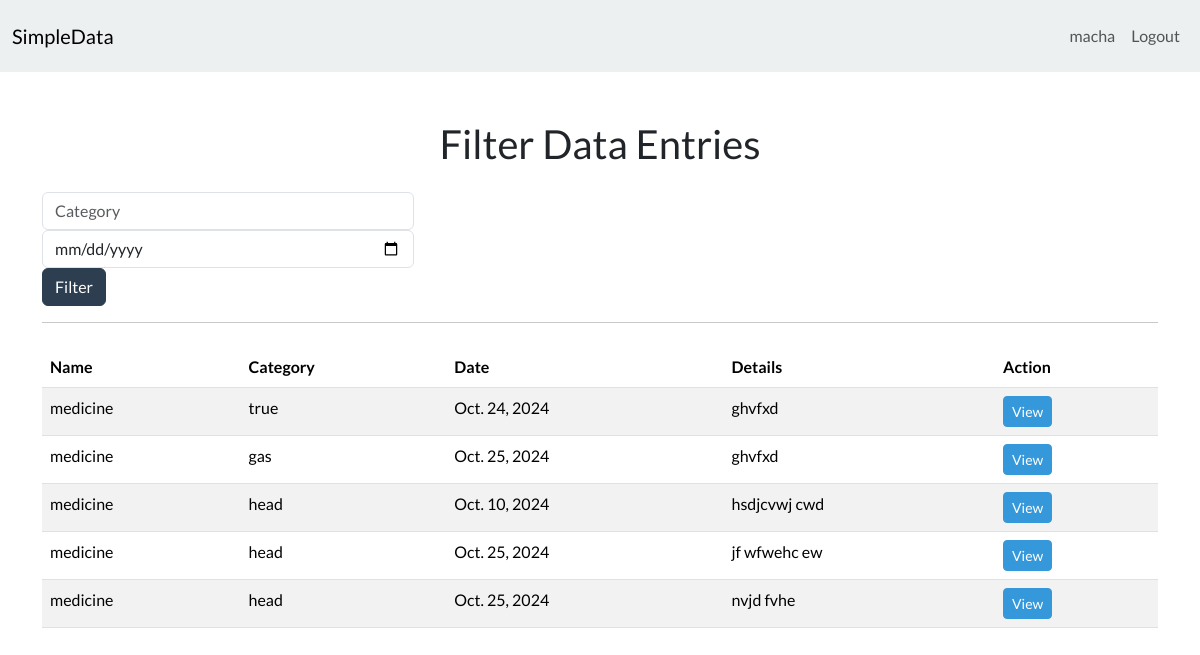
/filter/ (signed in), run on the app's committed database.
### dataapp/models.py (models this page shows)
class Entry(models.Model):
    name = models.CharField(max_length=100)
    category = models.CharField(max_length=100)
    date = models.DateField()
    quantity = models.IntegerField(default=0)
    details = models.TextField(blank=True)
    user = models.ForeignKey(User, on_delete=models.CASCADE, default=1)

### dataapp/views.py (the view)
# urls.py: path('filter/', views.filter_data, name='filter_data'),
@login_required
def filter_data(request):
    category = request.GET.get('category', '')
    date = request.GET.get('date', '')
    entries = Entry.objects.all()
    if category:
        entries = entries.filter(category__icontains=category)
    if date:
        entries = entries.filter(date=date)
    return render(request, 'filter.html', {'entries': entries})

### dataapp/templates/filter.html (shortened to what this page needs)
{% extends 'base.html' %}
{% block content %}
<h2 class="text-center mb-4">Filter Data Entries</h2>
<form method="GET" action="{% url 'filter_data' %}">
    <div class="form-row">
        <div class="col-md-4">
            <input type="text" class="form-control" name="category" placeholder="Category">
        </div>
        <div class="col-md-4">
            <input type="date" class="form-control" name="date">
        </div>
        <div class="col-md-4">
            <button type="submit" class="btn btn-primary btn-block">Filter</button>
        </div>
    </div>
</form>
<hr>
<div class="table-responsive mt-4">
    <table class="table table-striped">
        <thead>
            <tr>
                <th>Name</th>
                <th>Category</th>
                <th>Date</th>
                <th>Details</th>
                <th>Action</th>
            </tr>
        </thead>
        <tbody>
            {% for entry in entries %}
            <tr>
                <td>{{ entry.name }}</td>
                <td>{{ entry.category }}</td>
                <td>{{ entry.date }}</td>
                <td>{{ entry.details }}</td>
                <td><a href="{% url 'entry_detail' entry.id %}" class="btn btn-info btn-sm">View</a></td>
            </tr>
            {% endfor %}
        </tbody>
    </table>
</div>
{% endblock %}

### dataapp/templates/base.html (shortened to what this page needs)
<!DOCTYPE html>
<html lang="en">
<head>
    <link href="https://bootswatch.com/5/flatly/bootstrap.min.css" rel="stylesheet">
</head>
<body>
    {% include 'nav.html' %}
    <div class="container mt-5">
        {% block content %}{% endblock %}
    </div>
</body>
</html>

### dataapp/templates/nav.html (shortened to what this page needs)
<nav class="navbar navbar-expand-lg bg-light">
    <div class="container-fluid">
      <a class="navbar-brand" href="/">SimpleData</a>
      <div class="collapse navbar-collapse justify-content-end" id="navbarNav">
        <ul class="navbar-nav">
          {% if user.is_authenticated %}
              <li class="nav-item">
              <a class="nav-link" href="#">{{user.username}}</a>
              </li>
              <li class="nav-item">
              <a class="nav-link" href="{% url 'logout'%}">Logout</a>
              </li>
          {% endif %}
        </ul>
      </div>
    </div>
  </nav>

### data on the page
Entry: name "medicine", category "true", date "Oct. 24, 2024", details "ghvfxd"
Entry: name "medicine", category "gas", date "Oct. 25, 2024", details "ghvfxd"
Entry: name "medicine", category "head", date "Oct. 10, 2024", details "hsdjcvwj cwd"
Entry: name "medicine", category "head", date "Oct. 25, 2024", details "jf wfwehc ew"
Entry: name "medicine", category "head", date "Oct. 25, 2024", details "nvjd fvhe"

### other printed values
{{ user.username }} "macha"
